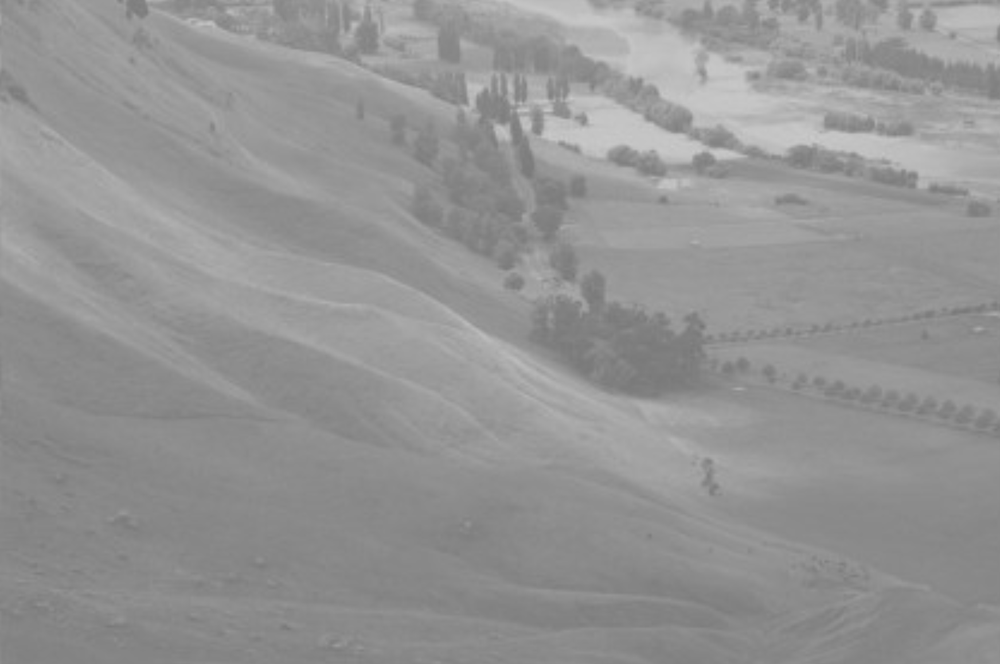
#> input picture assets/mountain.png, 1000 x 664 px, shrunk from 1744 x 1158 before the run, found by its file name
$ python -i section15.py   (imports and definitions only)
#> lines starting #> are read from the running program, lines starting #| are printed output that depends on the picture
import os
import cv2
import numpy as np
import matplotlib.pyplot as plt


cwd = os.getcwd()

ASSET_PATH = os.path.join(cwd, "assets/")
OUTPUT_PATH = os.path.join(cwd, "outputs/")

file = os.path.join(ASSET_PATH, "hist.png")


def join(filename):
    return os.path.join(ASSET_PATH, filename)


def img_show(title, img):
    cv2.imshow(title, img)
    cv2.waitKey(0)


def calc_hist():
    img = cv2.imread(file, 0)

    hist = cv2.calcHist([img], [0], None, [256], [0, 256])
    # [6 lines of commented-out code are left out]

    plt.plot(hist)
    plt.show()

def img_equalize():
    img = cv2.imread(join('mountain.png'), 0)
#> img is the input picture: shape (664, 1000); min 118, max 202, mean 148

    # before equalize
    hist = cv2.calcHist([img], [0], None, [256], [0, 256])
#> hist = 256 values, max 31274 at index 137, min 0 at index 0, mean 2593.8

    equ = cv2.equalizeHist(img)
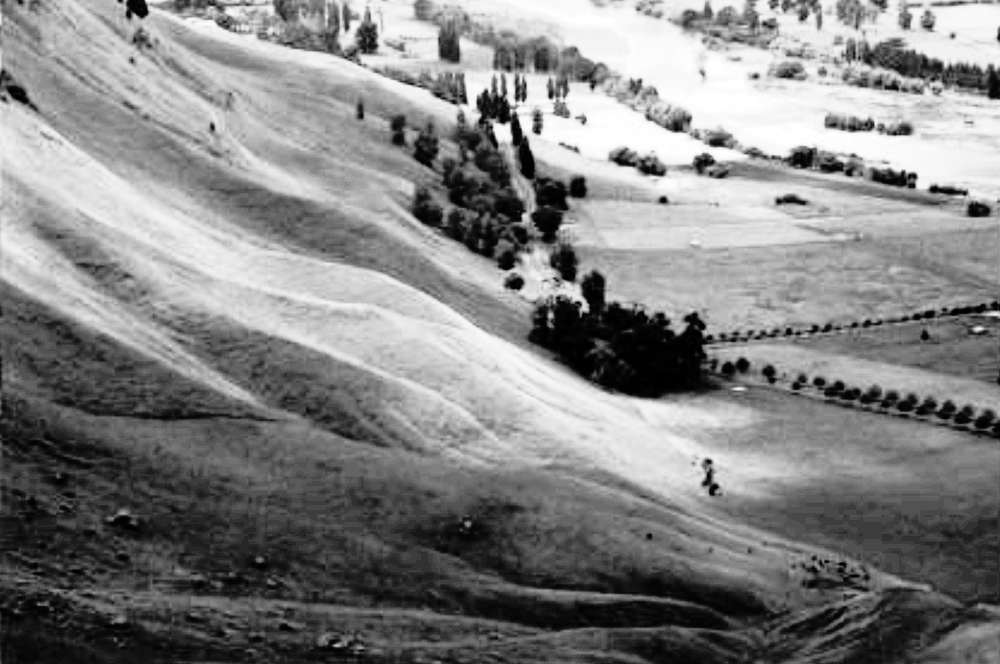
#> equ: shape (664, 1000); min 0, max 255, mean 130.7

    # cv2.imshow('equalization', np.hstack((img, equ)))
    # cv2.waitKey(0)

    # after equalize
    hist = cv2.calcHist([equ], [0], None, [256], [0, 256])
#> hist = 256 values, max 31274 at index 61, min 0 at index 4, mean 2593.8

    # self-adaption equalization
    clahe = cv2.createCLAHE(clipLimit=2.0, tileGridSize=(8, 8))
    cl1 = clahe.apply(img)
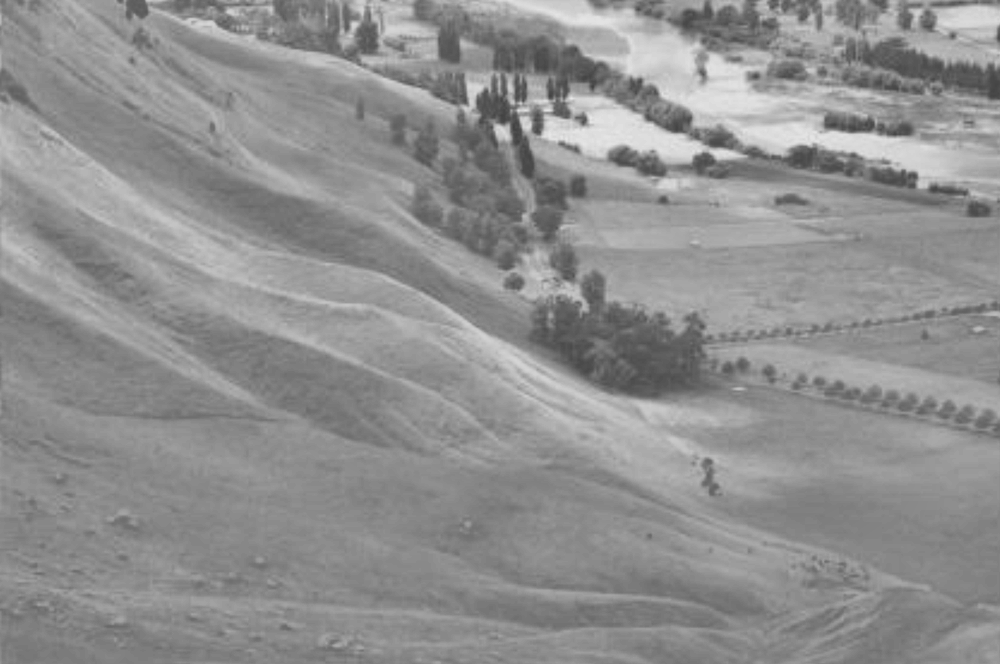
#> cl1: shape (664, 1000); min 65, max 231, mean 143.7

    cv2.imshow('clahe', np.hstack((img, equ, cl1)))
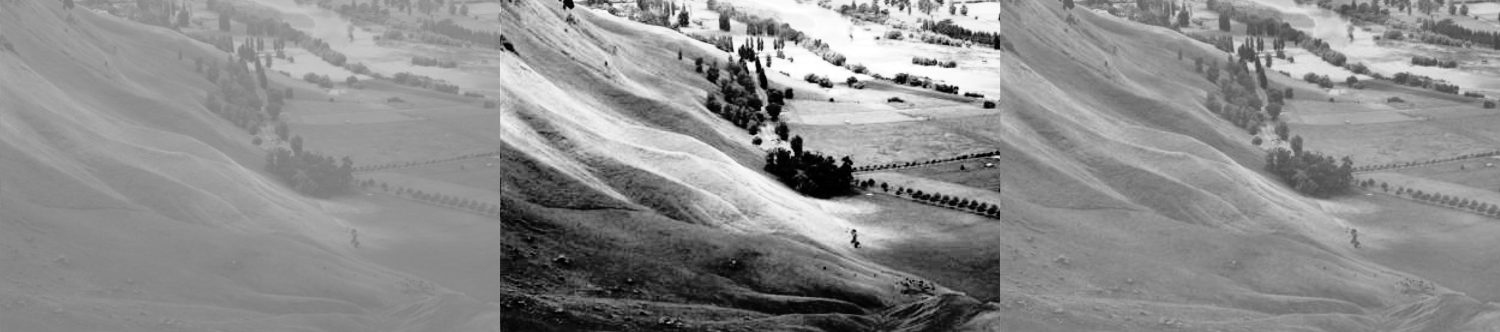
#> window 'clahe': shape (664, 3000) (shown at 1/2 size); min 0, max 255, mean 140.8
    cv2.waitKey(0)


    # hist = cv2.calcHist([cl1], [0], None, [256], [0, 256])

    # plt.plot(hist)
    # plt.show()

>>> result = img_equalize()
